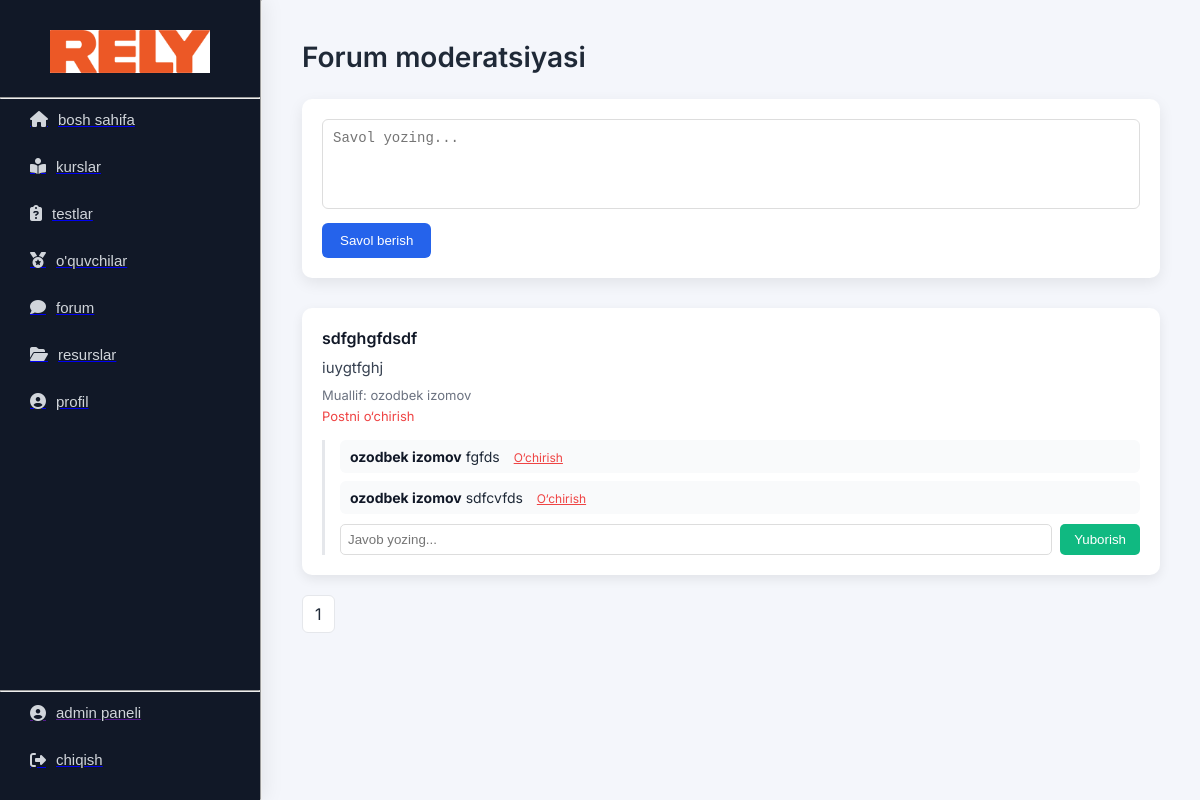
Before: /admin/forum (signed in) with the older database file.
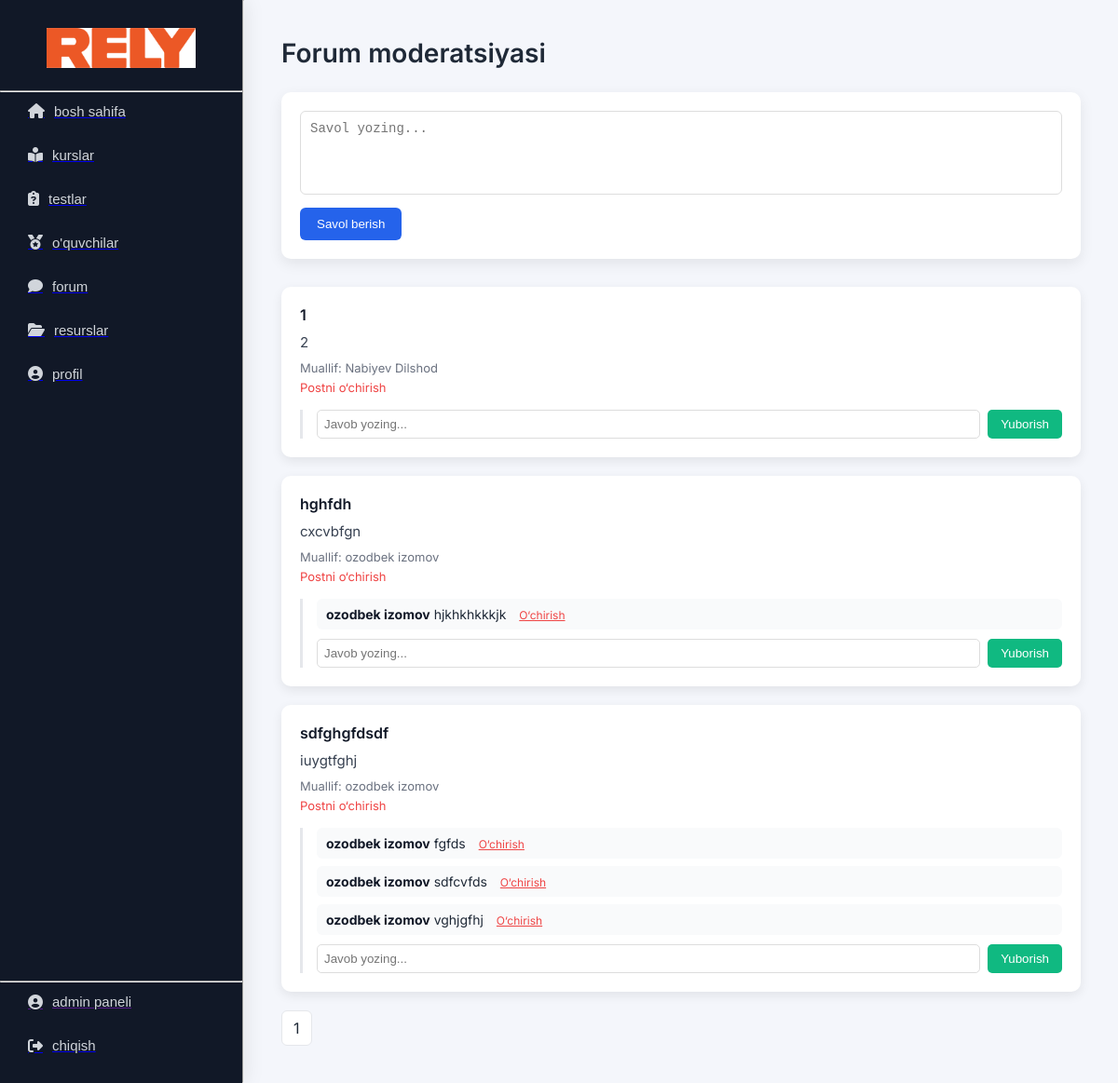
After: the same page with the newer database file.
### tables this page shows
CREATE TABLE forum_posts(
    id INTEGER PRIMARY KEY AUTOINCREMENT,
    user_id INTEGER NOT NULL,
    title TEXT NOT NULL,
    content TEXT NOT NULL,
    created_at TEXT DEFAULT CURRENT_TIMESTAMP,
    FOREIGN KEY(user_id)
        REFERENCES users(id)
        ON DELETE CASCADE
);

CREATE TABLE users(
    id INTEGER PRIMARY KEY AUTOINCREMENT,
    login TEXT UNIQUE NOT NULL,
    password TEXT NOT NULL,
    full_name TEXT NOT NULL,
    number TEXT,
    role TEXT NOT NULL DEFAULT 'student',
    date TEXT DEFAULT CURRENT_TIMESTAMP
);

CREATE TABLE forum_comments(
    id integer primary key autoincrement,
    user_id integer not null,
    post_id integer not null,
    content text not null,
    created_at text default current_timestamp,
    foreign key(user_id) references users(id) on delete cascade,
    foreign key(post_id) references forum_posts(id) on delete cascade
);

### routes/forum.py (the view)
@bp.route("/admin/forum")
def admin_forum():
    if session.get("role") != "admin":
        return redirect("/login")
    page = request.args.get("page", 1, type=int)
    per_page = 10
    offset = (page - 1) * per_page
    with sqlite3.connect("database.db") as conn:
        c = conn.cursor()
        c.execute("""
        SELECT forum_posts.*, users.full_name
        FROM forum_posts
        JOIN users ON forum_posts.user_id = users.id
        ORDER BY forum_posts.id DESC
        LIMIT ? OFFSET ?
        """, (per_page, offset))
        posts = c.fetchall()
        c.execute("""
        SELECT forum_comments.*, users.full_name
        FROM forum_comments
        JOIN users ON forum_comments.user_id = users.id
        """)
        comments = c.fetchall()
        c.execute("SELECT COUNT(*) FROM forum_posts")
        total_posts = c.fetchone()[0]
    total_pages = (total_posts + per_page - 1) // per_page
    return render_template(
        "admin/forum.html",
        posts=posts,
        comments=comments,
        page=page,
        total_pages=total_pages
    )

### templates/admin/forum.html (shortened to what this page needs)
{% extends "admin_base.html" %}
{% block content %}
<div class="forum-container">
<div class="forum-title">
Forum moderatsiyasi
</div>
<div class="ask-box">
<form action="/forum/add" method="post">
<textarea name="text" placeholder="Savol yozing..." required></textarea>
<button class="ask-btn" type="submit">
Savol berish
</button>
</form>
</div>
{% for post in posts %}
<div class="post">
<div class="post-author">
{{ post[2] }}
</div>
<div class="post-text">
{{ post[3] }}
</div>
<div class="post-meta">
Muallif: {{ post[5] }}
</div>
<a class="delete-post" href="/admin/forum/delete/post/{{ post[0] }}">
Postni o‘chirish
</a>
<div class="comment-section">
{% for comment in comments %}
{% if comment[2] == post[0] %}
<div class="comment">
<b>{{ comment[5] }}</b>
{{ comment[3] }}
<a href="/admin/forum/delete/comment/{{ comment[0] }}">
O‘chirish
</a>
</div>
{% endif %}
{% endfor %}
<form class="comment-form" action="/admin/forum/comment/{{ post[0] }}" method="post">
<input type="text" name="text" placeholder="Javob yozing..." required>
<button type="submit">
Yuborish
</button>
</form>
</div>
</div>
{% endfor %}
<div class="pagination">
{% for p in range(1, total_pages + 1) %}
<a href="?page={{ p }}"
class="{% if p == page %}active{% endif %}">
{{ p }}
</a>
{% endfor %}
</div>
</div>
{% endblock %}

Changed rows visible on the page:
added forum_posts: title "1", content "2", full_name "Nabiyev Dilshod"
added forum_posts: title "hghfdh", content "cxcvbfgn", full_name "ozodbek izomov"
added forum_comments: full_name "ozodbek izomov", content "hjkhkhkkkjk", shown under "hghfdh"
added forum_comments: full_name "ozodbek izomov", content "vghjgfhj", shown under forum_posts "sdfghgfdsdf"
